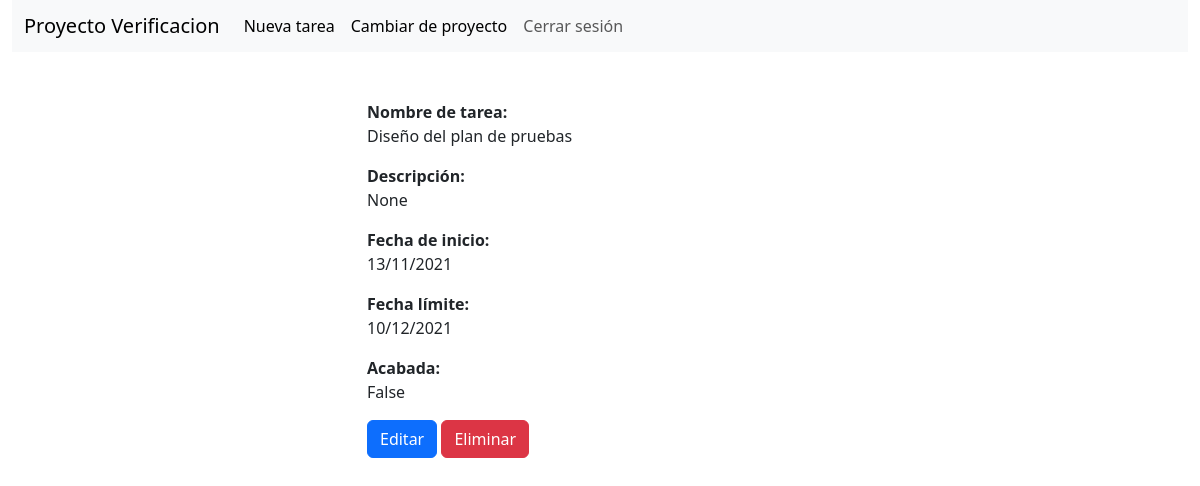
The page /proyectos/1/tareas/5 (signed in) on the database as committed earlier.
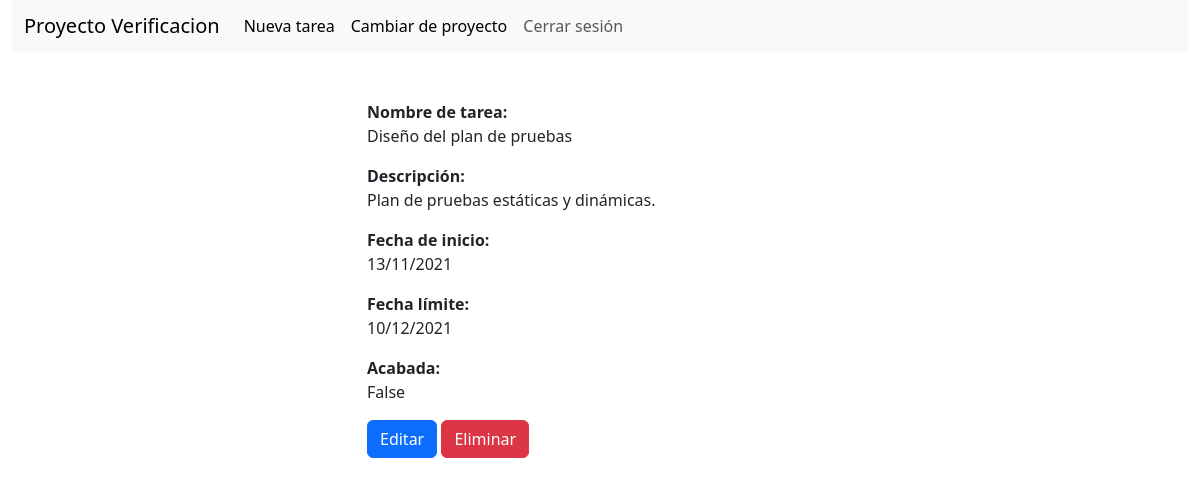
The same page on the database as committed later.
### proyectos/models.py (models this page shows, shortened)
class Proyecto(models.Model):
    nombre_proyecto = models.CharField(max_length=100)
    usuarios = models.ManyToManyField(User, through='ProyectoUsuario')

### diagrama_gantt/models.py (models this page shows, shortened)
class Tarea(models.Model):
    proyecto = models.ForeignKey(Proyecto, on_delete=models.CASCADE)
    nombre_tarea = models.CharField(max_length=100)
    descripcion = models.CharField(max_length=500, blank=True, null=True)
    fecha_inicial = models.DateField()
    fecha_limite = models.DateField()
    esta_completado = models.BooleanField()

### tareas/views.py (the view)
# urls.py: path('<int:id_tarea>', views.ver_tarea, name='verTarea'),
@login_required(login_url='login')
def ver_tarea(request, id_proyecto, id_tarea):
    proyecto = Proyecto.objects.get(id=id_proyecto)
    if not request.user.has_perm('diagrama_gantt.view_tarea'):
        return redirect('gantt', id_proyecto)
    tarea = Tarea.objects.get(id=id_tarea)
    if tarea_contenida_en_proyecto_guard(id_proyecto, tarea):
        data = {
            'tarea': tarea,
            'proyecto': proyecto,
        }
        return render(request, 'ver_tarea.html', data)
    else:
        raise Http404(f"Tarea no encontrada en el proyecto {proyecto.nombre_proyecto}")

### tareas/views.py (called while the page is built)
def tarea_contenida_en_proyecto_guard(id_proyecto, tarea):
    return id_proyecto == tarea.proyecto_id

### tareas/templates/ver_tarea.html (shortened to what this page needs)
{% load bootstrap5 %}
<!DOCTYPE html>
<html lang="es">
<head>
    {% bootstrap_css %}
    {% load static %}
    <link rel="stylesheet" href="{% static 'styles_tareas.css' %}">
</head>
<body class="container-fluid">
<nav class="navbar navbar-expand-lg navbar-light bg-light">
    <div class="container-fluid">
        <a class="navbar-brand" href={% url 'gantt' proyecto.id %}>{{ proyecto.nombre_proyecto }}</a>
        <div class="collapse navbar-collapse" id="navbarSupportedContent">
            <ul class="navbar-nav me-auto mb-2 mb-lg-0">
                {% if perms.diagrama_gantt.add_tarea %}
                <li>
                    <a class="nav-link active" aria-current="page" href={% url 'crearTarea' proyecto.id %}>Nueva tarea</a>
                </li>
                {% endif %}
                <li class="nav-item">
                    <a class="nav-link active" aria-current="page" href="#">Cambiar de proyecto</a>
                </li>
                <li class="nav-item">
                    <a class="nav-link" href="{% url 'cerrar_sesion' %}">Cerrar sesión</a>
                </li>
            </ul>
        </div>
    </div>
</nav>
<section class="container-fluid">
    <div class="d-flex row justify-content-center px-0 mx-0">
        <div class="col-5 mt-5">
            <p>
                <strong>Nombre de tarea:</strong><br>
                {{ tarea.nombre_tarea }}
            </p>
            <p>
                <strong>Descripción:</strong><br>
                {{ tarea.descripcion }}
            </p>
            <p>
                <strong>Fecha de inicio:</strong><br>
                {{ tarea.fecha_inicial|date:"d/m/Y" }}
            </p>
            <p>
                <strong>Fecha límite:</strong><br>
                {{ tarea.fecha_limite|date:"d/m/Y" }}
            </p>
            <p>
                <strong>Acabada:</strong><br>
                {{ tarea.esta_completado }}
            </p>
            {% if perms.diagrama_gantt.change_tarea %}
                <a href={% url 'editarTarea' proyecto.id tarea.id %} class="btn btn-primary">Editar</a>
            {% endif %}
            {% if perms.diagrama_gantt.delete_tarea %}
                <a href={% url 'eliminarTarea' proyecto.id tarea.id %} class="btn btn-danger">Eliminar</a>
            {% endif %}
        </div>
    </div>
</section>
</body>
</html>

### tareas/static/styles_tareas.css (style rules this page uses)
nav { height: 6.5vh; }
section { overflow: auto; height: 93.5vh; padding: 0 !important; }

Rows that differ between the two databases and show on the page:
changed Tarea "Diseño del plan de pruebas": descripcion "None" → "Plan de pruebas estáticas y dinámicas."
